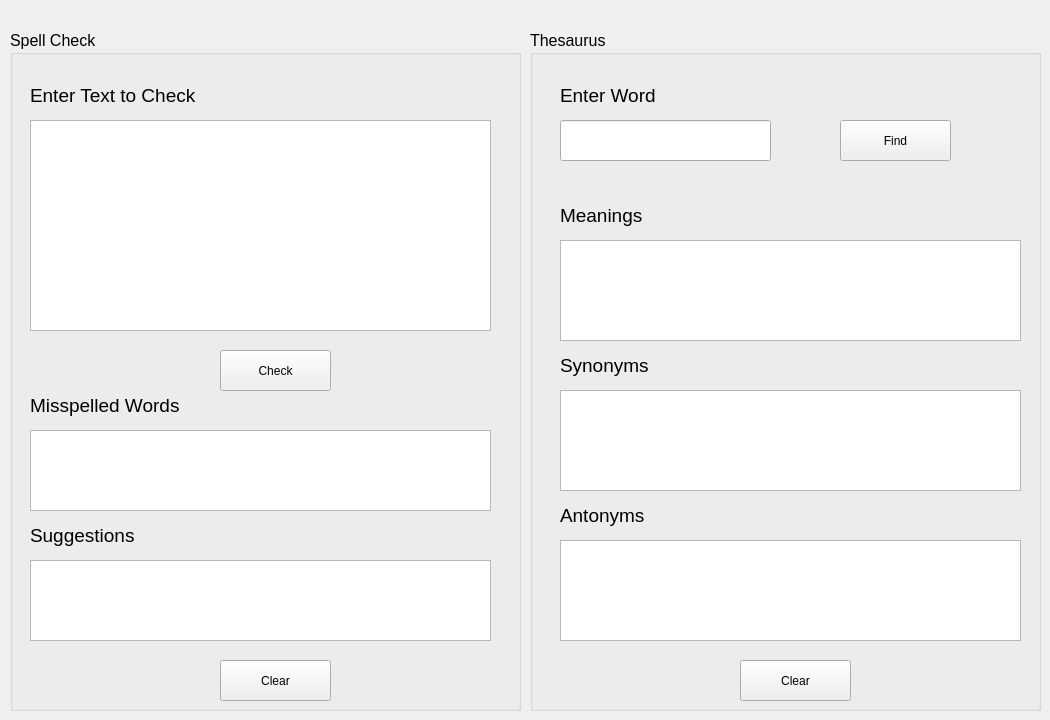
    <widget class="QWidget" name="tab_4">
     <attribute name="title">
      <string>Page</string>
     </attribute>
     <widget class="QGroupBox" name="groupBox">
      <property name="geometry">
       <rect>
        <x>10</x>
        <y>30</y>
        <width>511</width>
        <height>681</height>
       </rect>
      </property>
      <property name="font">
       <font>
        <family>Segoe UI</family>
        <pointsize>12</pointsize>
       </font>
      </property>
      <property name="title">
       <string>Spell Check</string>
      </property>
      <widget class="QPlainTextEdit" name="plainTextEdit_11">
       <property name="geometry">
        <rect>
         <x>20</x>
         <y>400</y>
         <width>461</width>
         <height>81</height>
        </rect>
       </property>
       <property name="font">
        <font>
         <family>Segoe UI</family>
         <pointsize>10</pointsize>
        </font>
       </property>
      </widget>
      <widget class="QPushButton" name="pushButton_24">
       <property name="geometry">
        <rect>
         <x>210</x>
         <y>320</y>
         <width>111</width>
         <height>41</height>
        </rect>
       </property>
       <property name="font">
        <font>
         <family>Segoe UI</family>
         <pointsize>9</pointsize>
        </font>
       </property>
       <property name="text">
        <string>Check</string>
       </property>
      </widget>
      <widget class="QPlainTextEdit" name="plainTextEdit_12">
       <property name="geometry">
        <rect>
         <x>20</x>
         <y>530</y>
         <width>461</width>
         <height>81</height>
        </rect>
       </property>
       <property name="font">
        <font>
         <family>Segoe UI</family>
         <pointsize>10</pointsize>
        </font>
       </property>
      </widget>
      <widget class="QLabel" name="label_13">
       <property name="geometry">
        <rect>
         <x>20</x>
         <y>490</y>
         <width>141</width>
         <height>31</height>
        </rect>
       </property>
       <property name="font">
        <font>
         <family>Segoe UI</family>
         <pointsize>14</pointsize>
        </font>
       </property>
       <property name="text">
        <string>Suggestions</string>
       </property>
      </widget>
      <widget class="QLabel" name="label_12">
       <property name="geometry">
        <rect>
         <x>20</x>
         <y>360</y>
         <width>201</width>
         <height>31</height>
        </rect>
       </property>
       <property name="font">
        <font>
         <family>Segoe UI</family>
         <pointsize>14</pointsize>
        </font>
       </property>
       <property name="text">
        <string>Misspelled Words</string>
       </property>
      </widget>
      <widget class="QPushButton" name="pushButton_25">
       <property name="geometry">
        <rect>
         <x>210</x>
         <y>630</y>
         <width>111</width>
         <height>41</height>
        </rect>
       </property>
       <property name="font">
        <font>
         <family>Segoe UI</family>
         <pointsize>9</pointsize>
        </font>
       </property>
       <property name="text">
        <string>Clear</string>
       </property>
      </widget>
      <widget class="QPlainTextEdit" name="plainTextEdit_10">
       <property name="geometry">
        <rect>
         <x>20</x>
         <y>90</y>
         <width>461</width>
         <height>211</height>
        </rect>
       </property>
       <property name="font">
        <font>
         <family>Segoe UI</family>
         <pointsize>10</pointsize>
        </font>
       </property>
      </widget>
      <widget class="QLabel" name="label_10">
       <property name="geometry">
        <rect>
         <x>20</x>
         <y>50</y>
         <width>201</width>
         <height>31</height>
        </rect>
       </property>
       <property name="font">
        <font>
         <family>Segoe UI</family>
         <pointsize>14</pointsize>
        </font>
       </property>
       <property name="text">
        <string>Enter Text to Check</string>
       </property>
      </widget>
     </widget>
     <widget class="QGroupBox" name="groupBox_2">
      <property name="geometry">
       <rect>
        <x>530</x>
        <y>30</y>
        <width>511</width>
        <height>681</height>
       </rect>
      </property>
      <property name="font">
       <font>
        <family>Segoe UI</family>
        <pointsize>12</pointsize>
       </font>
      </property>
      <property name="title">
       <string>Thesaurus</string>
      </property>
      <widget class="QPlainTextEdit" name="plainTextEdit_13">
       <property name="geometry">
        <rect>
         <x>30</x>
         <y>210</y>
         <width>461</width>
         <height>101</height>
        </rect>
       </property>
       <property name="font">
        <font>
         <family>Segoe UI</family>
         <pointsize>10</pointsize>
        </font>
       </property>
      </widget>
      <widget class="QPushButton" name="pushButton_26">
       <property name="geometry">
        <rect>
         <x>310</x>
         <y>90</y>
         <width>111</width>
         <height>41</height>
        </rect>
       </property>
       <property name="font">
        <font>
         <family>Segoe UI</family>
         <pointsize>9</pointsize>
        </font>
       </property>
       <property name="text">
        <string>Find</string>
       </property>
      </widget>
      <widget class="QPlainTextEdit" name="plainTextEdit_14">
       <property name="geometry">
        <rect>
         <x>30</x>
         <y>360</y>
         <width>461</width>
         <height>101</height>
        </rect>
       </property>
       <property name="font">
        <font>
         <family>Segoe UI</family>
         <pointsize>10</pointsize>
        </font>
       </property>
      </widget>
      <widget class="QLabel" name="label_14">
       <property name="geometry">
        <rect>
         <x>30</x>
         <y>320</y>
         <width>141</width>
         <height>31</height>
        </rect>
       </property>
       <property name="font">
        <font>
         <family>Segoe UI</family>
         <pointsize>14</pointsize>
        </font>
       </property>
       <property name="text">
        <string>Synonyms</string>
       </property>
      </widget>
      <widget class="QLabel" name="label_15">
       <property name="geometry">
        <rect>
         <x>30</x>
         <y>170</y>
         <width>111</width>
         <height>31</height>
        </rect>
       </property>
       <property name="font">
        <font>
         <family>Segoe UI</family>
         <pointsize>14</pointsize>
        </font>
       </property>
       <property name="text">
        <string>Meanings</string>
       </property>
      </widget>
      <widget class="QPushButton" name="pushButton_27">
       <property name="geometry">
        <rect>
         <x>210</x>
         <y>630</y>
         <width>111</width>
         <height>41</height>
        </rect>
       </property>
       <property name="font">
        <font>
         <family>Segoe UI</family>
         <pointsize>9</pointsize>
        </font>
       </property>
       <property name="text">
        <string>Clear</string>
       </property>
      </widget>
      <widget class="QLabel" name="label_16">
       <property name="geometry">
        <rect>
         <x>30</x>
         <y>50</y>
         <width>201</width>
         <height>31</height>
        </rect>
       </property>
       <property name="font">
        <font>
         <family>Segoe UI</family>
         <pointsize>14</pointsize>
        </font>
       </property>
       <property name="text">
        <string>Enter Word</string>
       </property>
      </widget>
      <widget class="QLabel" name="label_17">
       <property name="geometry">
        <rect>
         <x>30</x>
         <y>470</y>
         <width>141</width>
         <height>31</height>
        </rect>
       </property>
       <property name="font">
        <font>
         <family>Segoe UI</family>
         <pointsize>14</pointsize>
        </font>
       </property>
       <property name="text">
        <string>Antonyms</string>
       </property>
      </widget>
      <widget class="QPlainTextEdit" name="plainTextEdit_16">
       <property name="geometry">
        <rect>
         <x>30</x>
         <y>510</y>
         <width>461</width>
         <height>101</height>
        </rect>
       </property>
       <property name="font">
        <font>
         <family>Segoe UI</family>
         <pointsize>10</pointsize>
        </font>
       </property>
      </widget>
      <widget class="QLineEdit" name="lineEdit_16">
       <property name="geometry">
        <rect>
         <x>30</x>
         <y>90</y>
         <width>211</width>
         <height>41</height>
        </rect>
       </property>
      </widget>
     </widget>
    </widget>
